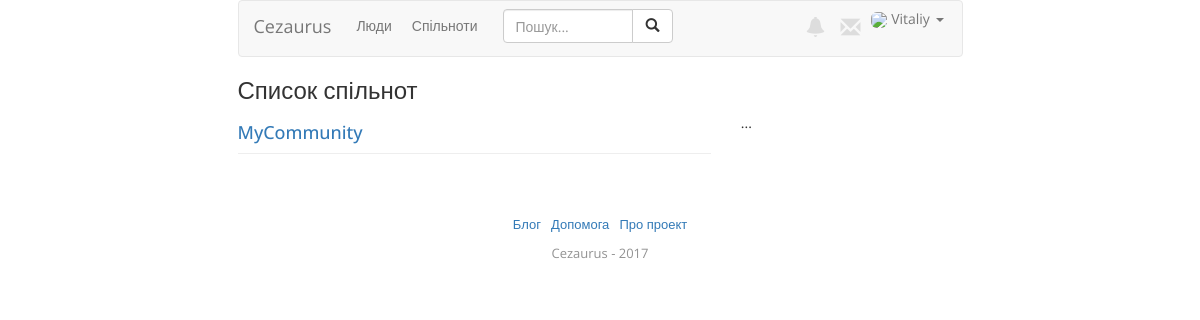
Page /communities/ (signed in) on the earlier database version.
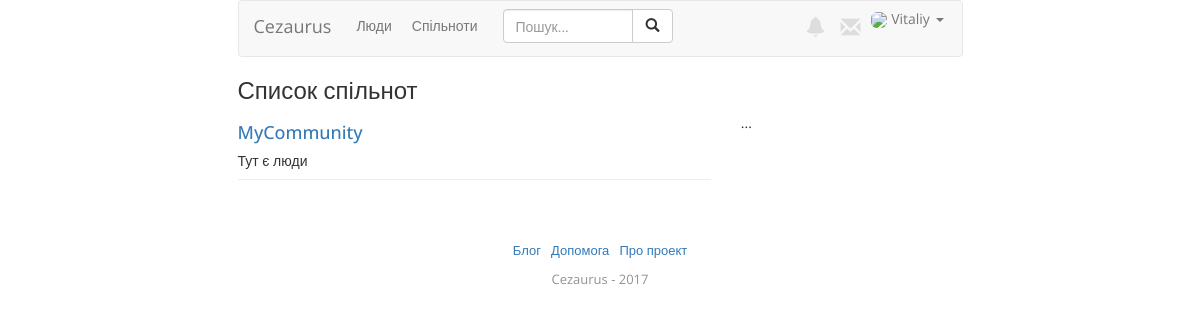
Same page on the later database version.
### communities/models.py (models this page shows, shortened)
class Community(models.Model):
    name = models.CharField(max_length=30)
    description = models.CharField(max_length=250, null=True, blank=True)
    administrators = models.ManyToManyField(User)
    invitation_code = models.CharField(null=True, blank=True, max_length=5)
    objects = CommunityManager()

### core/views.py (the view)
# urls.py: url(r'^', include('communities.urls')),
@login_required()
def communities(request):
    c = Community.objects.all().order_by('name')[:30]
    return render(request, 'core/all_communities.html', context={'communities': c})

### profiler/models.py (called while the page is built)
    def get_picture(self):
        no_picture = 'http://i.imgur.com/CyZ1Gh3.png'
        try:
            filename = settings.MEDIA_ROOT + '/profile_pictures/' + self.user.username + '.jpg'
            picture_url = settings.MEDIA_URL + 'profile_pictures/' + self.user.username + '.jpg'
            if os.path.isfile(filename):
                return picture_url
            else:
                return no_picture
        except Exception as e:
            return no_picture

### templates/core/all_communities.html (shortened to what this page needs)
{% extends 'base.html' %}
{% load static %}
{% block body %}
<h3>Список спільнот</h3>
<div class="row">
<div class="col-md-8">
  <div class="all_com-list">
    {% for c in communities %}
    <div class="com-in-list">
      <a href="#"><h4>{{ c.name }}</h4></a>
      <h5>{{ c.description }}</h5>
      <hr><br>
    </div>
    {% endfor %}
  </div>
</div>
<div class="col-md-4">
  <div class="all_com-category">
    ...
  </div>
</div>
</div>
{% endblock body %}

Differences in the rows shown:
changed Community "MyCommunity": description (not shown) → "Тут є люди"
